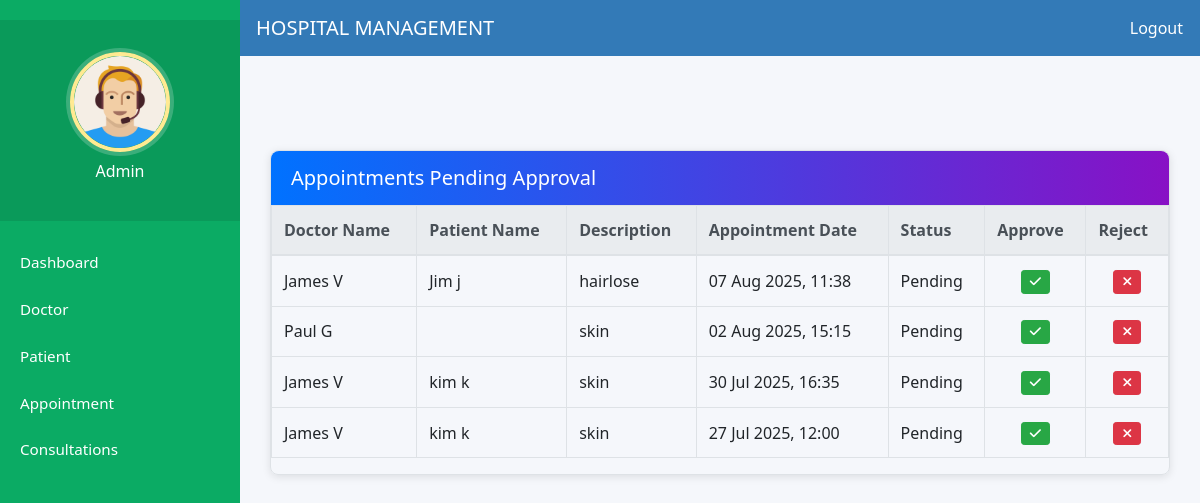
The app's page /admin-approve-appointment/ (signed in) with its own data.
### hospital/models.py (models this page shows, shortened)
class Appointment(models.Model):
    STATUS_CHOICES = [
        ('pending', 'Pending'),
        ('confirmed', 'Confirmed'),
        ('cancelled', 'Cancelled'),
    ]
    patient = models.ForeignKey(Patient, on_delete=models.CASCADE, null=True, blank=True)
    doctor = models.ForeignKey(Doctor, on_delete=models.CASCADE, null=True, blank=True)
    date_time = models.DateTimeField(default=timezone.now)
    description = models.TextField(blank=True)
    status = models.CharField(max_length=10, choices=STATUS_CHOICES, default='pending')
    created_at = models.DateTimeField(auto_now_add=True)
    created_by = models.ForeignKey(User, on_delete=models.SET_NULL, null=True, blank=True, related_name='appointments_created')
    updated_by = models.ForeignKey(User, on_delete=models.SET_NULL, null=True, blank=True, related_name='appointments_updated')
    class Meta:
        ordering = ['-date_time']

class Doctor(models.Model):
    user = models.OneToOneField(User, on_delete=models.CASCADE, null=True, blank=True)
    department = models.CharField(max_length=100, default='General')
    mobile = models.CharField(max_length=15, blank=True, null=True)
    address = models.TextField(blank=True, null=True)
    profile_pic = models.ImageField(upload_to='profile_pics/', blank=True, null=True)
    status = models.BooleanField(default=False)  # Admin approval
    created_at = models.DateTimeField(auto_now_add=True)

class Patient(models.Model):
    user = models.OneToOneField(User, on_delete=models.CASCADE)
    address = models.TextField(blank=True)
    mobile = models.CharField(max_length=15, blank=True)
    symptoms = models.TextField(blank=True)
    profile_pic = models.ImageField(upload_to='profile_pics/', blank=True, null=True)
    assignedDoctorId = models.ForeignKey(Doctor, on_delete=models.SET_NULL, null=True, blank=True)
    created_at = models.DateTimeField(auto_now_add=True)
    status = models.BooleanField(default=False)  # Admin approval

### hospital/views.py (the view)
@login_required(login_url="adminlogin")
@user_passes_test(is_admin)
def admin_approve_appointment_view(request):
    appointments = Appointment.objects.select_related(
        "doctor__user", "patient__user"
    ).filter(status="pending")
    return render(
        request,
        "hospital/admin_approve_appointment.html",
        {"appointments": appointments},
    )

### hospital/views.py (called while the page is built)
def is_admin(user):
    return user.is_superuser or user.is_staff

### templates/hospital/admin_approve_appointment.html (shortened to what this page needs)
{% extends 'hospital/admin_base.html' %}
{% block content %}
<div class="container">
  <div class="panel">
    <div class="panel-heading">
      <h2 class="panel-title">Appointments Pending Approval</h2>
    </div>
    <div class="table-responsive">
      <table class="table table-hover table-bordered">
        <thead class="thead-light">
          <tr>
            <th>Doctor Name</th>
            <th>Patient Name</th>
            <th>Description</th>
            <th>Appointment Date</th>
            <th>Status</th>
            <th>Approve</th>
            <th>Reject</th>
          </tr>
        </thead>
        <tbody>
          {% for a in appointments %}
          <tr>
            <td>{{ a.doctor.user.get_full_name }}</td>
            <td>{{ a.patient.user.get_full_name }}</td>
            <td>{{ a.description }}</td>
            <td>{{ a.date_time|date:"d M Y, H:i" }}</td>
            <td>{{ a.status|title }}</td>
            <td class="text-center">
              <a class="btn btn-success btn-xs" href="{% url 'approve-appointment' a.id %}" title="Approve">
                <i class="fas fa-check"></i>
              </a>
            </td>
            <td class="text-center">
              <a class="btn btn-danger btn-xs" href="{% url 'reject-appointment' a.id %}" title="Reject">
                <i class="fas fa-times"></i>
              </a>
            </td>
          </tr>
          {% empty %}
          <tr>
            <td colspan="7" class="text-center text-muted">No pending appointments to approve.</td>
          </tr>
          {% endfor %}
        </tbody>
      </table>
    </div>
  </div>
</div>
{% endblock content %}

### static/style.css (style rules this page uses)
html, body { height: 100%; }
body { margin: 0; font-family: "Segoe UI", Tahoma, Geneva, Verdana, sans-serif; min-height: 100vh; display: flex; flex-direction: column; }

### templates/hospital/admin_base.html (style rules this page uses)
html, body { height: 100%; margin: 0; display: flex; flex-direction: column; }
body { background-color: #f5f7fb; }

### templates/hospital/admin_approve_appointment.html (style rules this page uses)
a:link { text-decoration: none; }
.table th, .table td { vertical-align: middle; }
.btn-xs { padding: 0.25rem 0.5rem; font-size: 0.8rem; line-height: 1; border-radius: 0.2rem; }
.container { margin-top: 60px; margin-bottom: 40px; }
.panel { box-shadow: 0 2px 8px rgba(0, 0, 0, 0.1); border-radius: 8px; border: 1px solid #dee2e6; }
.panel-heading { background: linear-gradient(to right, #0072ff, #8811c5); color: white; padding: 15px 20px; border-top-left-radius: 8px; border-top-right-radius: 8px; }
.panel-title { margin: 0; font-size: 1.25rem; }

### records on screen
Appointment: doctor.user.get_full_name "James V", patient.user.get_full_name "Jim j", description "hairlose", date_time "07 Aug 2025, 11:38", status "Pending"
Appointment: doctor.user.get_full_name "Paul G", description "skin", date_time "02 Aug 2025, 15:15", status "Pending"
Appointment: doctor.user.get_full_name "James V", patient.user.get_full_name "kim k", description "skin", date_time "30 Jul 2025, 16:35", status "Pending"
Appointment: doctor.user.get_full_name "James V", patient.user.get_full_name "kim k", description "skin", date_time "27 Jul 2025, 12:00", status "Pending"
